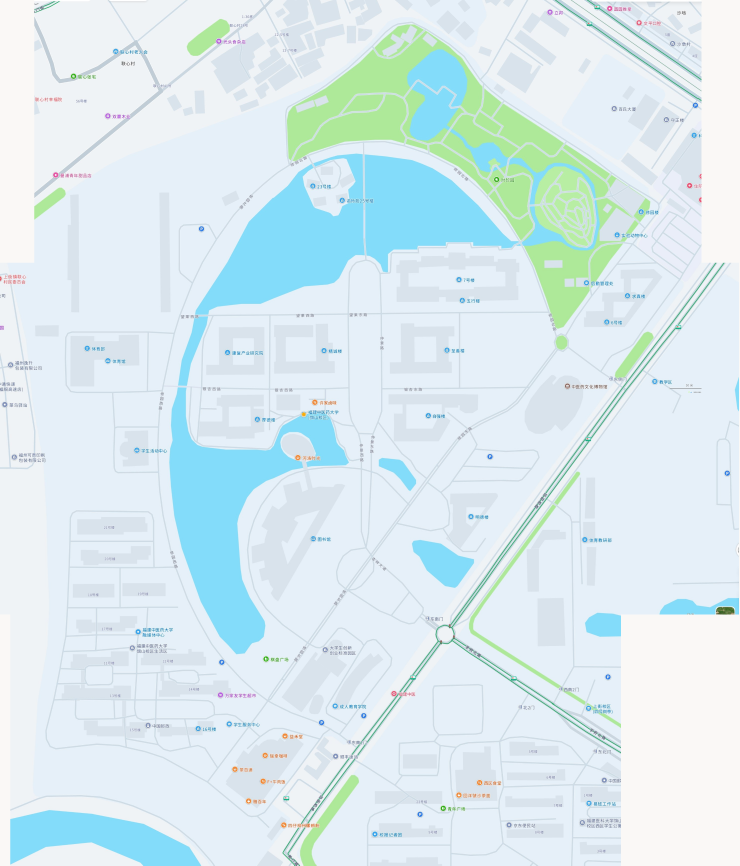
#> input picture _audit/campus_map_20261113/_data/amap/master.png, 2957 x 3463 px, found by its file name (shown at 1/4 size)
$ python r01_crops.py
#> lines starting #> are read from the running program, lines starting #| are printed output that depends on the picture
# -*- coding: utf-8 -*-
"""Crop candidate building / water / green / track regions at full res."""
import os
import cv2, numpy as np

AMAP = r"C:\Users\Ko_Li\.openclaw\workspace\web\_audit\campus_map_20261113\_data\amap"
WORK = os.path.join(AMAP, "_work2")
im = cv2.imread(os.path.join(AMAP, "master.png"))
#> im is the input picture: shape (3463, 2957, 3); mean B, G, R 240.3, 235.5, 217.7
H, W = im.shape[:2]
#> H = 3463; W = 2957

def crop(name, x0, y0, w, h, scale=2.0):
#> called with name = 'c_library.png', x0 = 1240, y0 = 2080, w = 520, h = 420, scale = 2
    x0 = max(0, x0); y0 = max(0, y0)
    c = im[y0:y0 + h, x0:x0 + w].copy()
    if scale != 1.0:
        c = cv2.resize(c, (int(w * scale), int(h * scale)), interpolation=cv2.INTER_NEAREST)
#> c: shape (840, 1040, 3)
    p = os.path.join(WORK, name)
    cv2.imwrite(p, c)
    # colour stats of the un-resized crop
    raw = im[y0:y0 + h, x0:x0 + w].reshape(-1, 3)
    cols, cnt = np.unique(raw, axis=0, return_counts=True)
#> cnt = 6121 values, max 153047 at index 4724, min 1 at index 0, mean 35.68
    o = np.argsort(-cnt)[:8]
#> o = [4724, 4825, 4516, 4535, 2828, 4723, 4924, 4517]
    print(f"--- {name} ({w}x{h} at {x0},{y0}) ---")
    for i in o:
        b, g, r = cols[i]
        print(f"   RGB=({r:3d},{g:3d},{b:3d}) HEX=#{r:02x}{g:02x}{b:02x} {100*cnt[i]/len(raw):6.2f}%")
#> this loop made 8 passes
#> (i, b, g, r) on passes 1 to 8: (4724, 249, 240, 230), (4825, 250, 220, 131), (4516, 248, 239, 229), (4535, 248, 240, 230), (2828, 236, 227, 217), (4723, 249, 240, 229), (4924, 250, 241, 231), (4517, 248, 239, 230)
#|    RGB=(230,240,249) HEX=#e6f0f9  70.08%
#|    RGB=(131,220,250) HEX=#83dcfa   3.65%
#|    RGB=(229,239,248) HEX=#e5eff8   2.14%
#|    RGB=(230,240,248) HEX=#e6f0f8   1.08%
#|    RGB=(217,227,236) HEX=#d9e3ec   0.92%
#|    RGB=(229,240,249) HEX=#e5f0f9   0.88%
#|    RGB=(231,241,250) HEX=#e7f1fa   0.56%
#|    RGB=(230,239,248) HEX=#e6eff8   0.45%
    return p

# measured from preview: master = preview_display * 2957/1207 ~ 2.449
# library approx (1494,2241)
crop("c_library.png", 1240, 2080, 520, 420)
# 五行楼/至善楼 approx displayed (930,520)->(2277,1273)
crop("c_wuxing.png", 2000, 1100, 700, 500)
#> call 2 of crop, with name = 'c_wuxing.png', x0 = 2000, y0 = 1100, w = 700, h = 500, scale = 2
#> in crop (call 2), `c = im[y0:y0 + h, x0:x0 + w].copy()`:
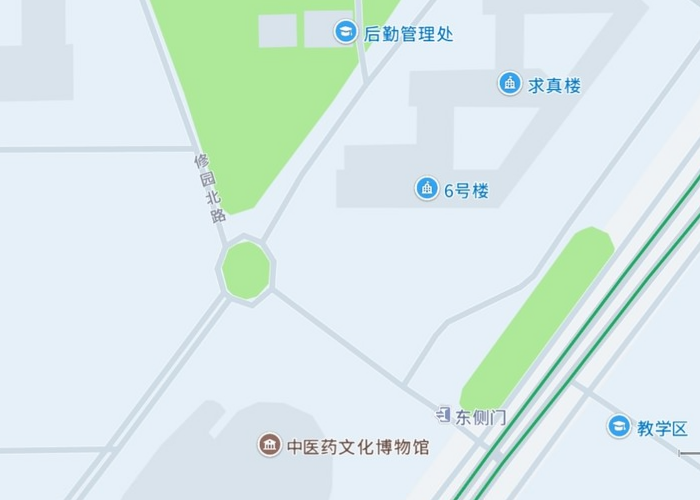
#> c: shape (500, 700, 3); mean B, G, R 233.2, 234.3, 218
#> in crop (call 2), `o = np.argsort(-cnt)[:8]`: o = [23080, 18479, 3396, 22681, 18176, 22709, 23079, 23464]
#> the loop in crop (call 2), `for i in o:` made 8 passes
#> (i, b, g, r) on passes 1 to 8: (23080, 249, 240, 230), (18479, 236, 227, 217), (3396, 153, 233, 174), (22681, 248, 239, 229), (18176, 235, 226, 216), (22709, 248, 240, 230), (23079, 249, 240, 229), (23464, 250, 241, 231)
#|    RGB=(230,240,249) HEX=#e6f0f9  48.29%
#|    RGB=(217,227,236) HEX=#d9e3ec   9.11%
#|    RGB=(174,233,153) HEX=#aee999   5.54%
#|    RGB=(229,239,248) HEX=#e5eff8   1.92%
#|    RGB=(216,226,235) HEX=#d8e2eb   1.07%
#|    RGB=(230,240,248) HEX=#e6f0f8   0.88%
#|    RGB=(229,240,249) HEX=#e5f0f9   0.80%
#|    RGB=(231,241,250) HEX=#e7f1fa   0.47%
# 23号楼 displayed(600,320)->(1469,784)
crop("c_bld23.png", 1250, 650, 700, 450)
#> call 3 of crop, with name = 'c_bld23.png', x0 = 1250, y0 = 650, w = 700, h = 450, scale = 2
#> in crop (call 3), `c = im[y0:y0 + h, x0:x0 + w].copy()`:
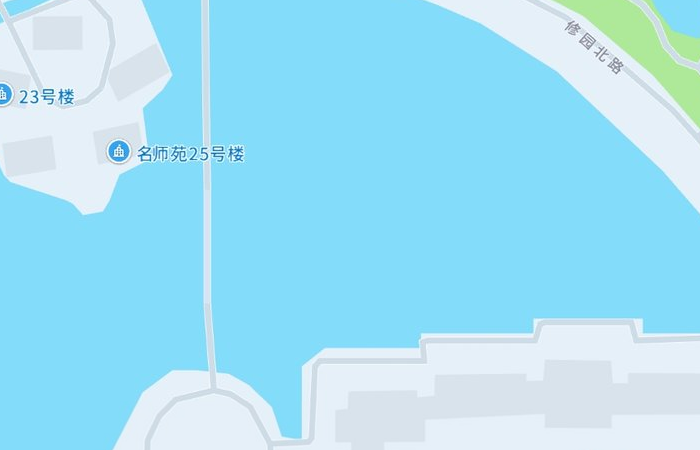
#> c: shape (450, 700, 3); mean B, G, R 245.7, 224.9, 162.7
#> in crop (call 3), `cols, cnt = np.unique(raw, axis=0, return_counts=True)`: cnt = 11523 values, max 182167 at index 8788, min 1 at index 0, mean 27.34
#> in crop (call 3), `o = np.argsort(-cnt)[:8]`: o = [8788, 8675, 5342, 8396, 452, 8982, 5124, 8676]
#> the loop in crop (call 3), `for i in o:` made 8 passes
#> (i, b, g, r) on passes 1 to 8: (8788, 250, 220, 131), (8675, 249, 240, 230), (5342, 236, 227, 217), (8396, 248, 239, 229), (452, 153, 233, 174), (8982, 250, 241, 231), (5124, 235, 226, 216), (8676, 249, 240, 231)
#|    RGB=(131,220,250) HEX=#83dcfa  57.83%
#|    RGB=(230,240,249) HEX=#e6f0f9  12.86%
#|    RGB=(217,227,236) HEX=#d9e3ec   6.02%
#|    RGB=(229,239,248) HEX=#e5eff8   0.88%
#|    RGB=(174,233,153) HEX=#aee999   0.85%
#|    RGB=(231,241,250) HEX=#e7f1fa   0.55%
#|    RGB=(216,226,235) HEX=#d8e2eb   0.47%
#|    RGB=(231,240,249) HEX=#e7f0f9   0.36%
# 精诚楼 displayed (600,600)->(1469,1469)
crop("c_jingcheng.png", 1200, 1300, 700, 500)
#> call 4 of crop, with name = 'c_jingcheng.png', x0 = 1200, y0 = 1300, w = 700, h = 500, scale = 2
#> in crop (call 4), `c = im[y0:y0 + h, x0:x0 + w].copy()`:
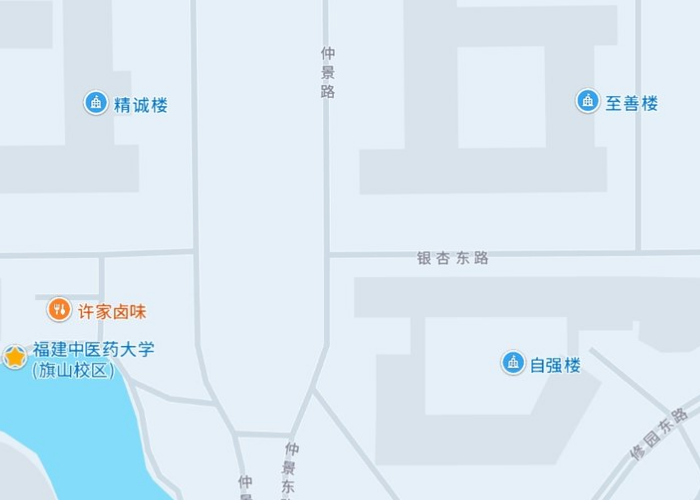
#> c: shape (500, 700, 3); mean B, G, R 243.5, 233.7, 219.5
#> in crop (call 4), `cols, cnt = np.unique(raw, axis=0, return_counts=True)`: cnt = 16314 values, max 181166 at index 13065, min 1 at index 0, mean 21.45
#> in crop (call 4), `o = np.argsort(-cnt)[:8]`: o = [13065, 8698, 13246, 12650, 8452, 12674, 13487, 12240]
#> the loop in crop (call 4), `for i in o:` made 8 passes
#> (i, b, g, r) on passes 1 to 8: (13065, 249, 240, 230), (8698, 236, 227, 217), (13246, 250, 220, 131), (12650, 248, 239, 229), (8452, 235, 226, 216), (12674, 248, 240, 230), (13487, 250, 241, 231), (12240, 247, 238, 228)
#|    RGB=(230,240,249) HEX=#e6f0f9  51.76%
#|    RGB=(217,227,236) HEX=#d9e3ec  20.06%
#|    RGB=(131,220,250) HEX=#83dcfa   3.22%
#|    RGB=(229,239,248) HEX=#e5eff8   2.76%
#|    RGB=(216,226,235) HEX=#d8e2eb   1.41%
#|    RGB=(230,240,248) HEX=#e6f0f8   1.00%
#|    RGB=(231,241,250) HEX=#e7f1fa   0.58%
#|    RGB=(228,238,247) HEX=#e4eef7   0.50%
# 学生公寓 11-15 displayed (200,1150)->(490,2816)
crop("c_dorm.png", 250, 2600, 700, 600)
#> in crop (call 5), `c = im[y0:y0 + h, x0:x0 + w].copy()`:
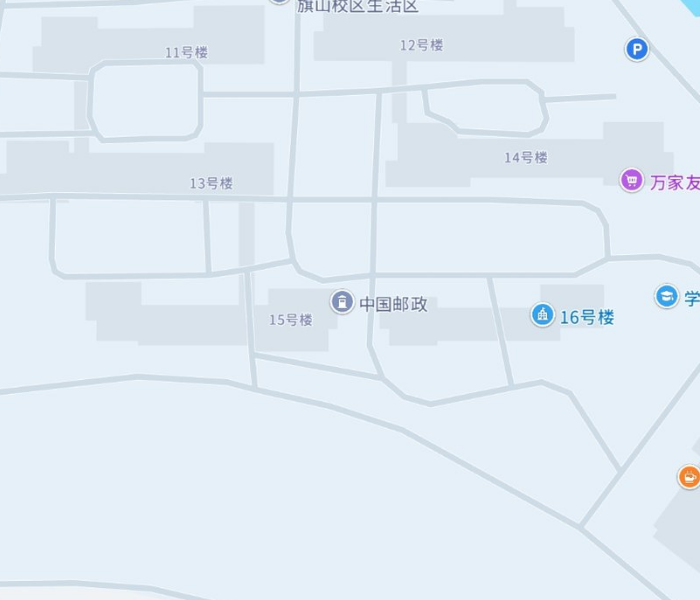
#> c: shape (600, 700, 3); mean B, G, R 244.4, 235.3, 225.1
#> in crop (call 5), `cols, cnt = np.unique(raw, axis=0, return_counts=True)`: cnt = 11149 values, max 248728 at index 9338, min 1 at index 0, mean 37.67
#> in crop (call 5), `o = np.argsort(-cnt)[:8]`: o = [9338, 6655, 9118, 8919, 6462, 5155, 5337, 9578]
#> the loop in crop (call 5), `for i in o:` made 8 passes
#> (i, b, g, r) on passes 1 to 8: (9338, 249, 240, 230), (6655, 236, 227, 217), (9118, 248, 239, 229), (8919, 247, 240, 231), (6462, 235, 226, 216), (5155, 228, 219, 206), (5337, 229, 220, 207), (9578, 250, 241, 231)
#|    RGB=(230,240,249) HEX=#e6f0f9  59.22%
#|    RGB=(217,227,236) HEX=#d9e3ec  13.16%
#|    RGB=(229,239,248) HEX=#e5eff8   2.20%
#|    RGB=(231,240,247) HEX=#e7f0f7   1.20%
#|    RGB=(216,226,235) HEX=#d8e2eb   1.03%
#|    RGB=(206,219,228) HEX=#cedbe4   0.85%
#|    RGB=(207,220,229) HEX=#cfdce5   0.82%
#|    RGB=(231,241,250) HEX=#e7f1fa   0.79%
# 田径场 displayed (660,140)->(1616,343) big green
crop("c_track.png", 1350, 150, 700, 500)
#> in crop (call 6), `c = im[y0:y0 + h, x0:x0 + w].copy()`:
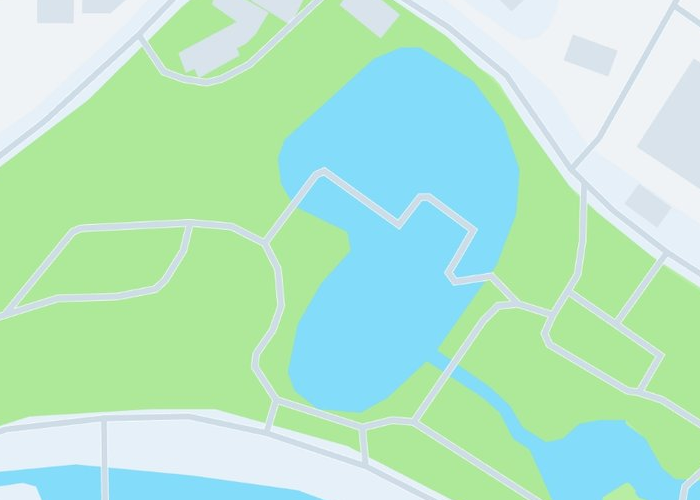
#> c: shape (500, 700, 3); mean B, G, R 201.3, 231, 181.3
#> in crop (call 6), `cols, cnt = np.unique(raw, axis=0, return_counts=True)`: cnt = 13425 values, max 105475 at index 620, min 1 at index 0, mean 26.07
#> in crop (call 6), `o = np.argsort(-cnt)[:8]`: o = [620, 11890, 11267, 11829, 9008, 495, 754, 619]
#> the loop in crop (call 6), `for i in o:` made 8 passes
#> (i, b, g, r) on passes 1 to 8: (620, 153, 233, 174), (11890, 250, 220, 131), (11267, 246, 243, 239), (11829, 249, 240, 230), (9008, 236, 227, 217), (495, 151, 233, 174), (754, 155, 232, 174), (619, 153, 233, 172)
#|    RGB=(174,233,153) HEX=#aee999  30.14%
#|    RGB=(131,220,250) HEX=#83dcfa  14.06%
#|    RGB=(239,243,246) HEX=#eff3f6   5.90%
#|    RGB=(230,240,249) HEX=#e6f0f9   5.29%
#|    RGB=(217,227,236) HEX=#d9e3ec   1.86%
#|    RGB=(174,233,151) HEX=#aee997   1.11%
#|    RGB=(174,232,155) HEX=#aee89b   0.95%
#|    RGB=(172,233,153) HEX=#ace999   0.51%
# 求真楼/修园楼 east displayed(1150,530)->(2816,1298)
crop("c_qiuzhen.png", 2400, 1150, 550, 450)
#> in crop (call 7), `c = im[y0:y0 + h, x0:x0 + w].copy()`:
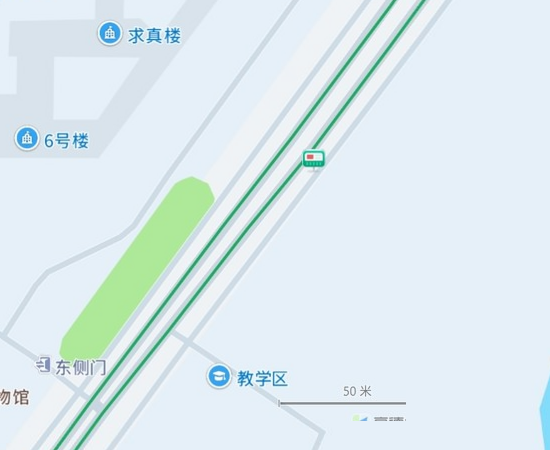
#> c: shape (450, 550, 3); mean B, G, R 239.6, 235.3, 221.5
#> in crop (call 7), `o = np.argsort(-cnt)[:8]`: o = [19638, 15497, 19259, 3270, 18703, 19637, 19288, 15258]
#> the loop in crop (call 7), `for i in o:` made 8 passes
#> (i, b, g, r) on passes 1 to 8: (19638, 249, 240, 230), (15497, 236, 227, 217), (19259, 248, 239, 229), (3270, 153, 233, 174), (18703, 246, 243, 239), (19637, 249, 240, 229), (19288, 248, 240, 230), (15258, 235, 226, 216)
#|    RGB=(230,240,249) HEX=#e6f0f9  57.99%
#|    RGB=(217,227,236) HEX=#d9e3ec   3.13%
#|    RGB=(229,239,248) HEX=#e5eff8   1.19%
#|    RGB=(174,233,153) HEX=#aee999   1.11%
#|    RGB=(239,243,246) HEX=#eff3f6   0.87%
#|    RGB=(229,240,249) HEX=#e5f0f9   0.87%
#|    RGB=(230,240,248) HEX=#e6f0f8   0.74%
#|    RGB=(216,226,235) HEX=#d8e2eb   0.66%
# 明德楼 displayed(870,960)->(2131,2351)
crop("c_mingde.png", 1900, 2200, 600, 420)
#> in crop (call 8), `c = im[y0:y0 + h, x0:x0 + w].copy()`:
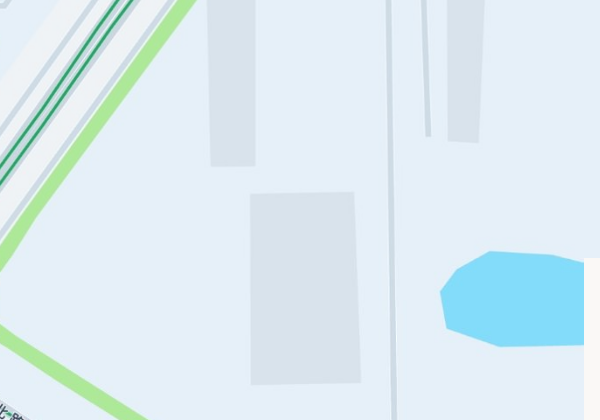
#> c: shape (420, 600, 3); mean B, G, R 242.7, 236, 220.6
#> in crop (call 8), `cols, cnt = np.unique(raw, axis=0, return_counts=True)`: cnt = 11413 values, max 151009 at index 10216, min 1 at index 0, mean 22.08
#> in crop (call 8), `o = np.argsort(-cnt)[:8]`: o = [10216, 7596, 10351, 9981, 9671, 9641, 7455, 9997]
#> the loop in crop (call 8), `for i in o:` made 8 passes
#> (i, b, g, r) on passes 1 to 8: (10216, 249, 240, 230), (7596, 236, 227, 217), (10351, 250, 220, 131), (9981, 248, 239, 229), (9671, 246, 248, 250), (9641, 246, 243, 239), (7455, 235, 226, 216), (9997, 248, 240, 230)
#|    RGB=(230,240,249) HEX=#e6f0f9  59.92%
#|    RGB=(217,227,236) HEX=#d9e3ec  12.13%
#|    RGB=(131,220,250) HEX=#83dcfa   3.81%
#|    RGB=(229,239,248) HEX=#e5eff8   1.48%
#|    RGB=(250,248,246) HEX=#faf8f6   1.03%
#|    RGB=(239,243,246) HEX=#eff3f6   0.78%
#|    RGB=(216,226,235) HEX=#d8e2eb   0.67%
#|    RGB=(230,240,248) HEX=#e6f0f8   0.66%
print("done, W,H=", W, H)
#| done, W,H= 2957 3463
